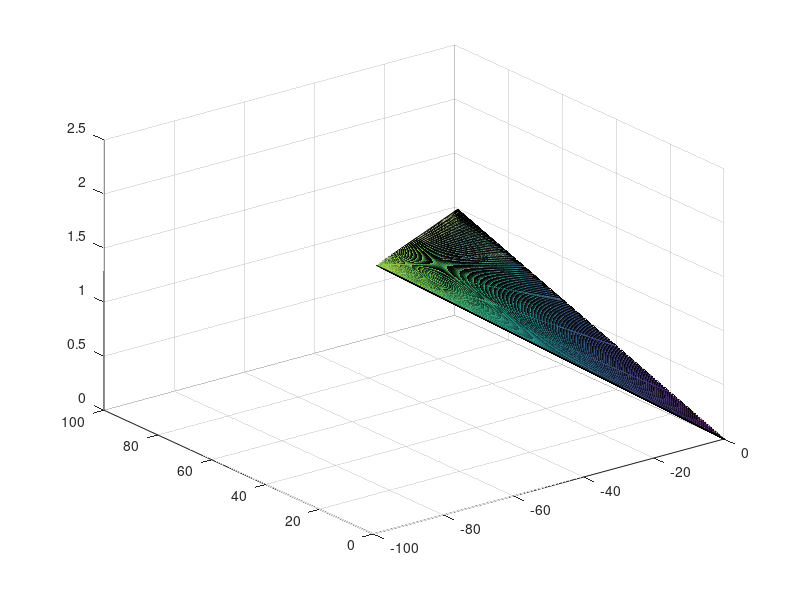

Here is the MATLAB script that generated this plot: (Note: this script raises an error after producing the figure.)
 
% 力の成分
f1 = [0 1 0];
f2 = [-1 0 0];
f3 = [0 1 0];

% 位置ベクトル
l1 = [0.01 0.025 0];
l2 = [0.005 0.025 0];
l3 = [-0.015 0.03 0];

% モーメントの値を格納する箇所
moment_f1 = [];
moment_f2 = [];
moment_f3 = [];

for i = 0:1:99
    edit_f1 = i * f1;
    edit_f2 = i * f2;
    edit_f3 = i * f3;

    now_moment1 = cross(l1, edit_f1);
    now_moment2 = cross(l2, edit_f2);
    now_moment3 = cross(l3, edit_f3);

    wrench_f1 = [edit_f1(1) edit_f1(2) now_moment1(3)];
    wrench_f2 = [edit_f2(1) edit_f2(2) now_moment2(3)];
    wrench_f3 = [edit_f3(1) edit_f3(2) now_moment3(3)];

    moment_f1 = [moment_f1; wrench_f1];
    moment_f2 = [moment_f2; wrench_f2];
    moment_f3 = [moment_f3; wrench_f3];

end

m1 = moment_f1;
m2 = moment_f2;
m3 = moment_f3;

point = [];

% m1とm2に囲まれた領域に点を生成する
for i = 1:length(m1)
    for j = 1:length(m2)
        % m1とm3の点間の距離を計算
        d = norm(m1(i,:) - m2(j,:));
        if d >= 0 % 点間の距離が1未満の場合に点を生成
            % 線分上の点を均等に生成
            t = linspace(0, 1, 3); % ここで生成する点の数を調整
            for k = t
                newPoint = (1-k)*m1(i,:) + k*m2(j,:);
                point = [point; newPoint];
            end
        end
    end
end

point_x = point(:,1);
point_y = point(:,2);
point_z = point(:,3);

point_x_mat = reshape(point_x, [], 5);
point_y_mat = reshape(point_y, [], 5);
point_z_mat = reshape(point_z, [], 5);

s1 = surf(point_x_mat, point_y_mat, point_z_mat, 'FaceAlpha', 0.25);
s1.FaceColor = 'r';
s1.EdgeColor = 'r';

hold on;

point = [];

% m1とm3に囲まれた領域に点を生成する
for i = 1:length(m1)
    for j = 1:length(m3)
        % m1とm3の点間の距離を計算
        d = norm(m1(i,:) - m3(j,:));
        if d >= 0 % 点間の距離が1未満の場合に点を生成
            % 線分上の点を均等に生成
            t = linspace(0, 1, 3); % ここで生成する点の数を調整
            for k = t
                newPoint = (1-k)*m1(i,:) + k*m3(j,:);
                point = [point; newPoint];
            end
        end
    end
end

point_x = point(:,1);
point_y = point(:,2);
point_z = point(:,3);

point_x_mat = reshape(point_x, [], 5);
point_y_mat = reshape(point_y, [], 5);
point_z_mat = reshape(point_z, [], 5);

s2 = surf(point_x_mat, point_y_mat, point_z_mat, 'FaceAlpha', 0.25);
s2.FaceColor = 'g';
s2.EdgeColor = 'g';
point = [];

% m2とm3に囲まれた領域に点を生成する
for i = 1:length(m2)
    for j = 1:length(m3)
        % m1とm3の点間の距離を計算
        d = norm(m2(i,:) - m3(j,:));
        if d >= 0 % 点間の距離が1未満の場合に点を生成
            % 線分上の点を均等に生成
            t = linspace(0, 1, 3); % ここで生成する点の数を調整
            for k = t
                newPoint = (1-k)*m2(i,:) + k*m3(j,:);
                point = [point; newPoint];
            end
        end
    end
end

point_x = point(:,1);
point_y = point(:,2);
point_z = point(:,3);

point_x_mat = reshape(point_x, [], 5);
point_y_mat = reshape(point_y, [], 5);
point_z_mat = reshape(point_z, [], 5);

s3 = surf(point_x_mat, point_y_mat, point_z_mat, 'FaceAlpha', 0.25);
s3.FaceColor = 'b';
s3.EdgeColor = 'b';


xlim([-100 100]);
ylim([-100 100]);
zlim([-10 10]);

xline(0, 'r',  'LineWidth', 2.0);
yline(0, 'g',  'LineWidth', 2.0);

zmin = -200;
zmax = 200;

line([0 0], [0, 0], [zmin zmax], 'Color', 'b', 'LineWidth', 2.0);

hold off;